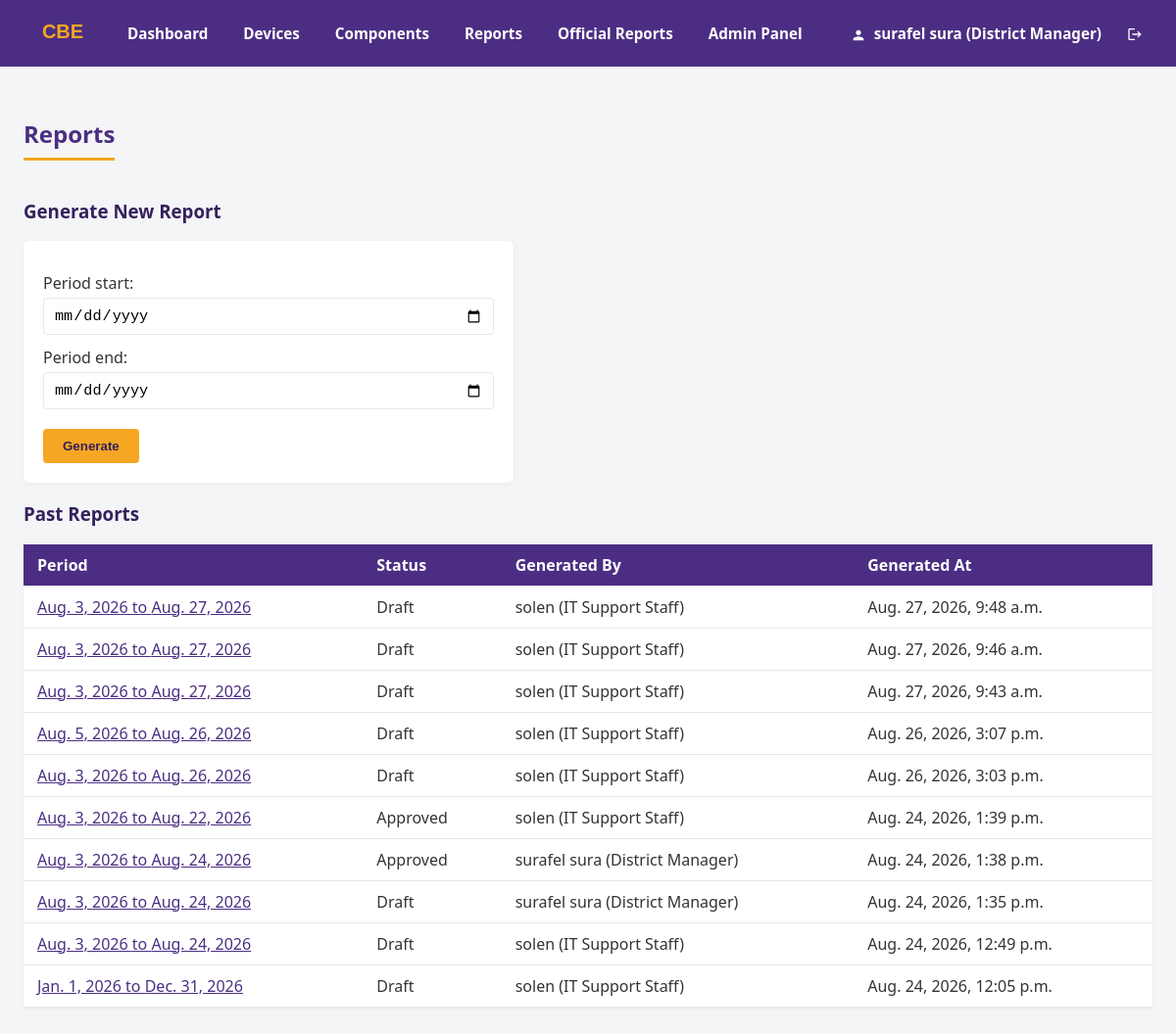
Before: /reports/ (signed in) with the older database file.
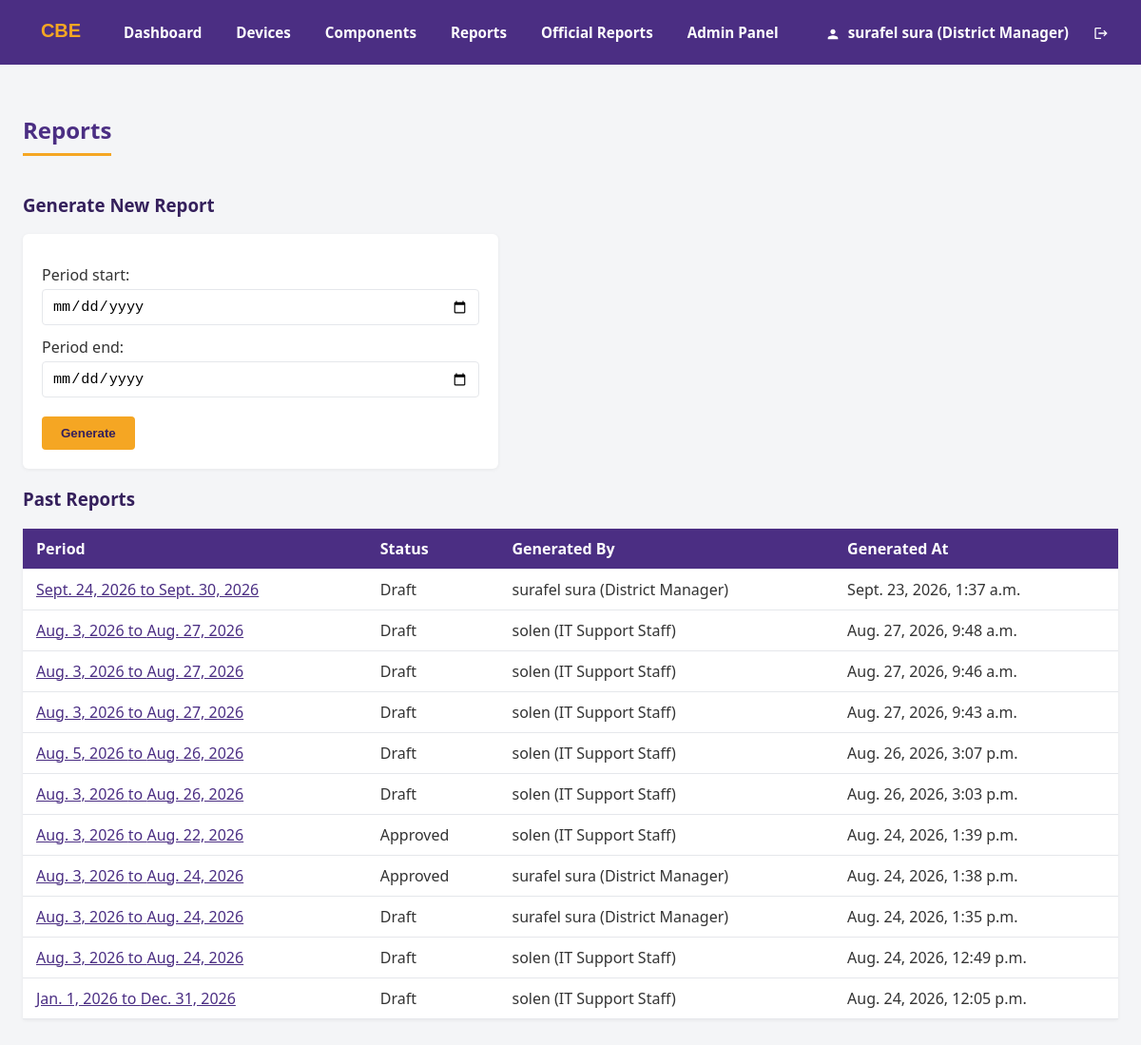
After: the same page with the newer database file.
### reports/models.py (models this page shows, shortened)
class Report(models.Model):
    class ApprovalStatus(models.TextChoices):
        DRAFT = "DRAFT", "Draft"
        APPROVED = "APPROVED", "Approved"
    period_start = models.DateField()
    period_end = models.DateField()
    approval_status = models.CharField(
        max_length=20, choices=ApprovalStatus.choices, default=ApprovalStatus.DRAFT
    )
    generated_at = models.DateTimeField(auto_now_add=True)
    generated_by = models.ForeignKey(
        settings.AUTH_USER_MODEL, on_delete=models.PROTECT, related_name="reports_generated"
    )
    approved_by = models.ForeignKey(
        settings.AUTH_USER_MODEL, on_delete=models.PROTECT, related_name="reports_approved",
        null=True, blank=True
    )

### accounts/models.py (models this page shows)
class User(AbstractUser):
    class Role(models.TextChoices):
        IT_STAFF = "IT_STAFF", "IT Support Staff"
        MANAGER = "MANAGER", "District Manager"
    role = models.CharField(
        max_length=20,
        choices=Role.choices,
        default=Role.IT_STAFF,
    )
    def __str__(self):
        return f"{self.get_full_name() or self.username} ({self.get_role_display()})"

### reports/views.py (the view)
# urls.py: path("", views.report_list, name="report_list"),
@login_required
def report_list(request):
    if request.method == "POST":
        form = ReportPeriodForm(request.POST)
        if form.is_valid():
            report = generate_report(
                period_start=form.cleaned_data["period_start"],
                period_end=form.cleaned_data["period_end"],
                user=request.user,
            )
            return redirect("report_detail", pk=report.pk)
    else:
        form = ReportPeriodForm()
    reports = Report.objects.order_by("-generated_at")
    return render(request, "reports/report_list.html", {"reports": reports, "form": form})

### reports/forms.py (shortened to what this page needs)
class ReportPeriodForm(forms.Form):
    period_start = forms.DateField(widget=forms.DateInput(attrs={"type": "date"}))
    period_end = forms.DateField(widget=forms.DateInput(attrs={"type": "date"}))

### reports/templates/reports/report_list.html (shortened to what this page needs)
{% extends "base.html" %}
{% block content %}
<h2>Reports</h2>
<h3>Generate New Report</h3>
<form method="post">
  {{ form.as_p }}
  <button type="submit">Generate</button>
</form>
<h3>Past Reports</h3>
<table>
  <tr>
    <th>Period</th>
    <th>Status</th>
    <th>Generated By</th>
    <th>Generated At</th>
  </tr>
  {% for report in reports %}
  <tr>
    <td><a href="{% url 'report_detail' report.pk %}">{{ report.period_start }} to {{ report.period_end }}</a></td>
    <td>{{ report.get_approval_status_display }}</td>
    <td>{{ report.generated_by }}</td>
    <td>{{ report.generated_at }}</td>
  </tr>
  {% empty %}
  <tr>
    <td colspan="4">No reports generated yet.</td>
  </tr>
  {% endfor %}
</table>
{% endblock %}

Changed rows visible on the page:
added Report: period_start "Sept. 24, 2026", period_end "Sept. 30, 2026", approval_status "Draft", generated_by "surafel sura (District Manager)", generated_at "Sept. 23, 2026, 1:37 a.m."
